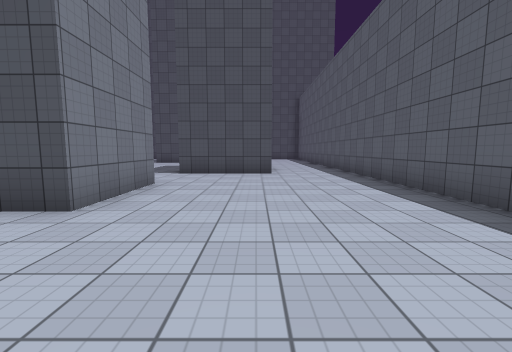
view 1 (above)

24 first-person views from a walk through a Unity game level. The camera is 1.4 m above the floor, tilts 6° down and sees 90° across. The floor is counted in squares, 1.79 m on a side. Each view is taken from the middle of a square. On the plan, view 1 faces up. The plan holds only what a view shows up to about 10 squares ahead; the rest is blank. The place goes on beyond the plan. The player is left out. Surface patterns are stand-ins for the level's own textures.

view 2
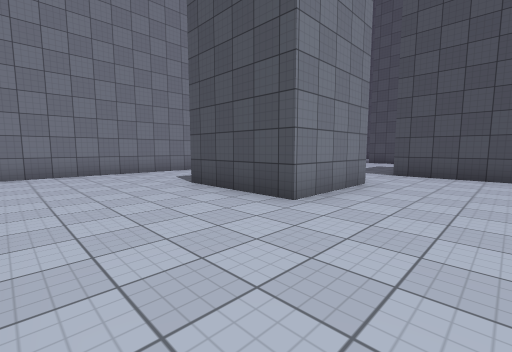

view 3
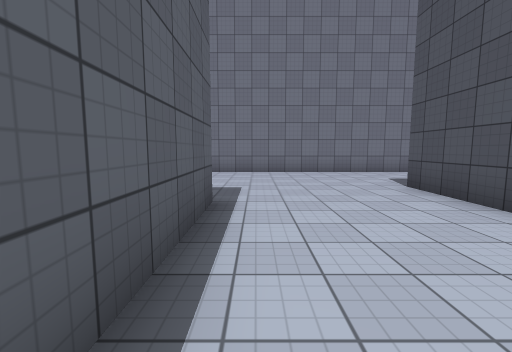

view 4
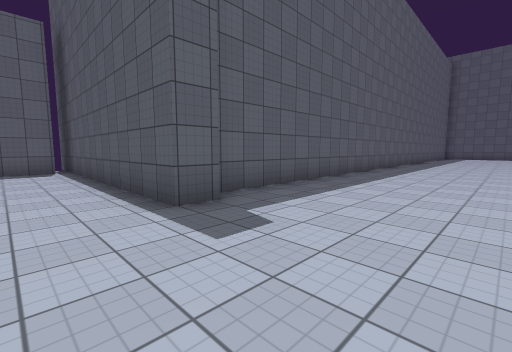

view 5
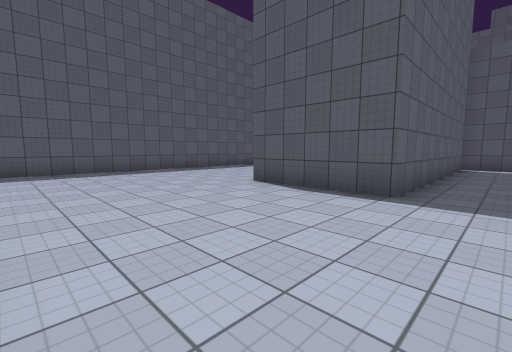

view 6
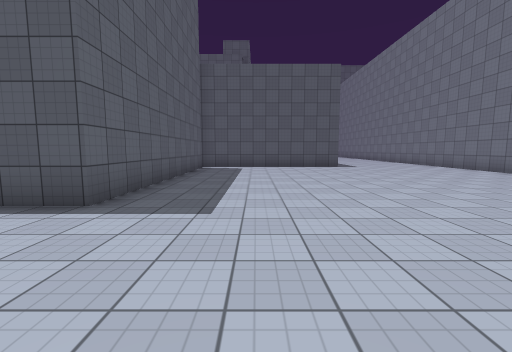

view 7
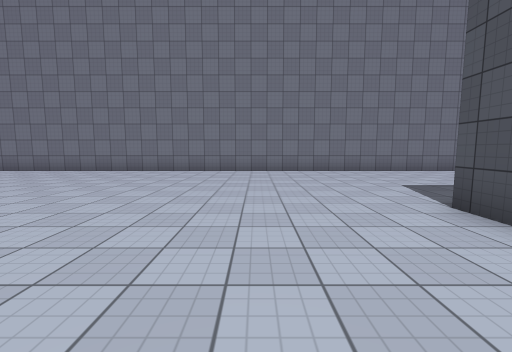

view 8
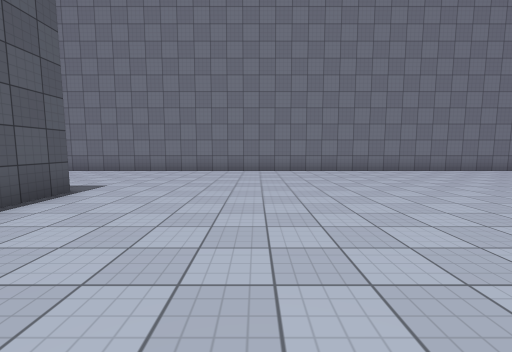

view 9
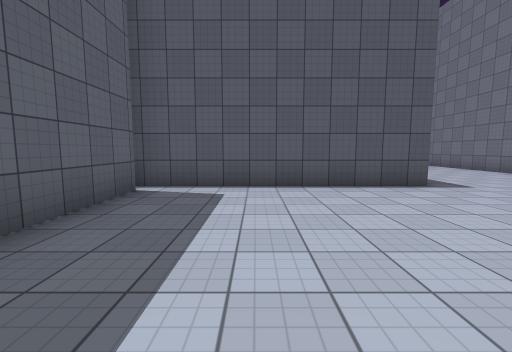

view 10
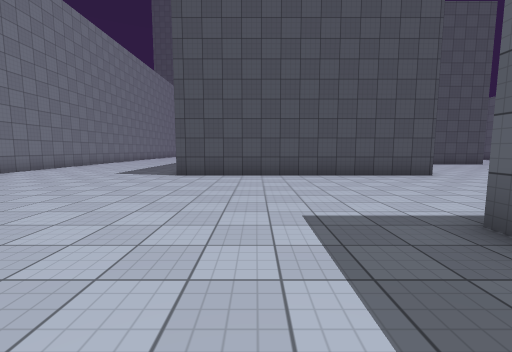

view 11
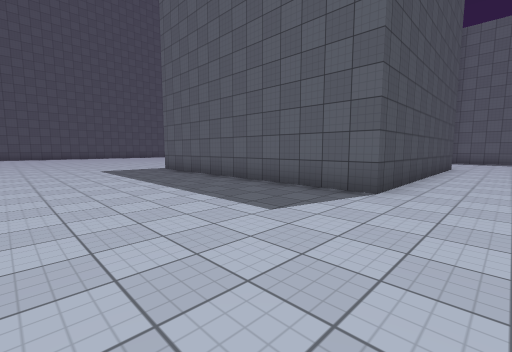

view 12
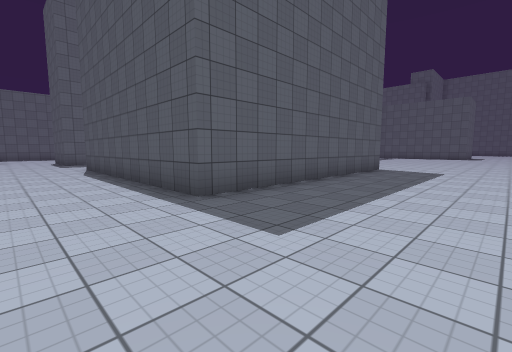

view 13
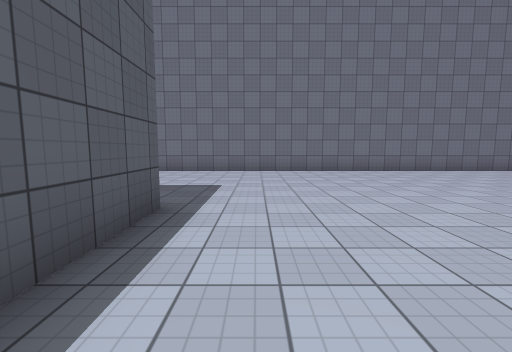

view 14
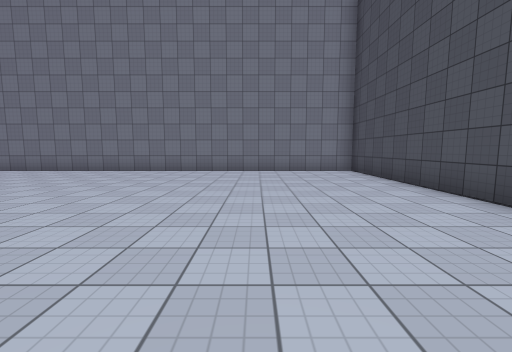

view 15
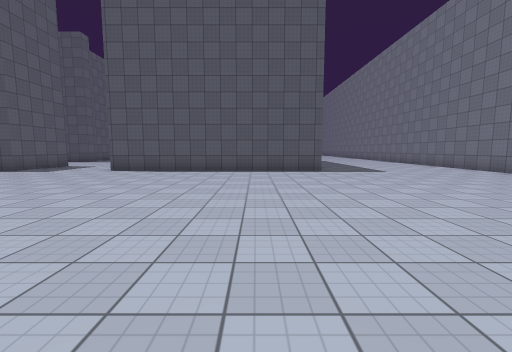

view 16
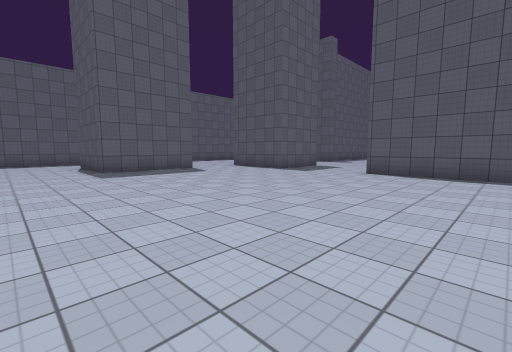

view 17
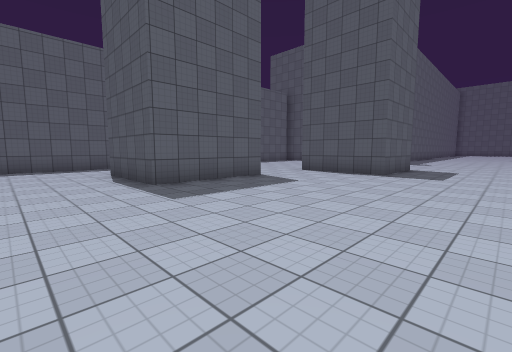

view 18
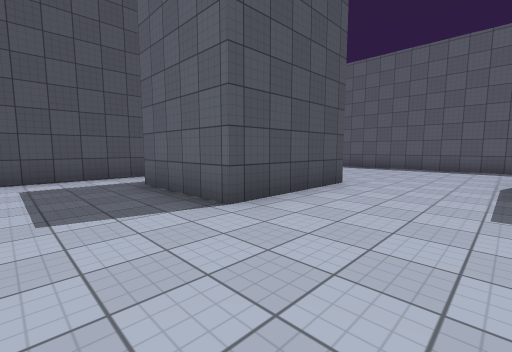

view 19
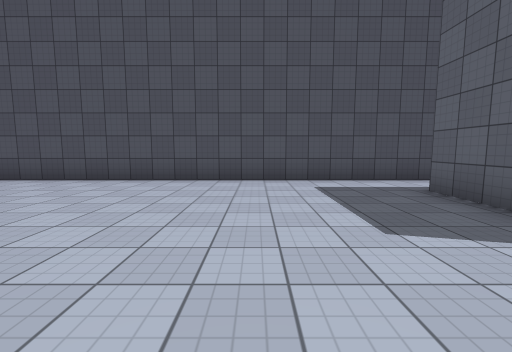

view 20
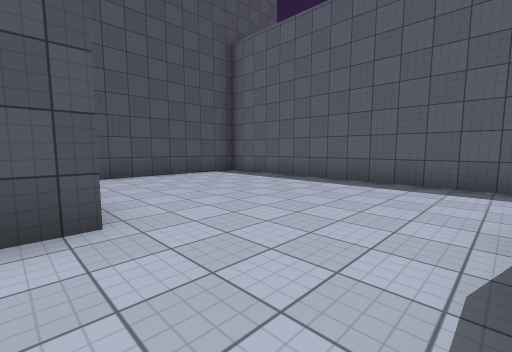

view 21
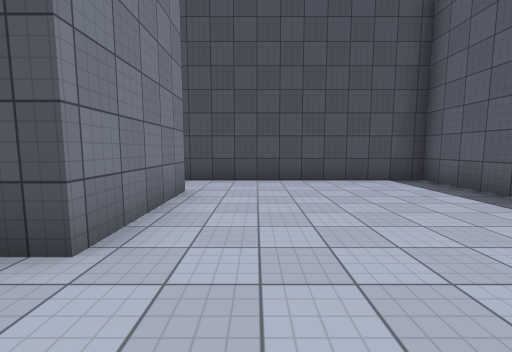

view 22
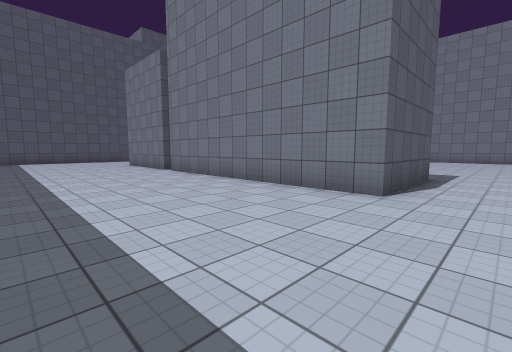

view 23
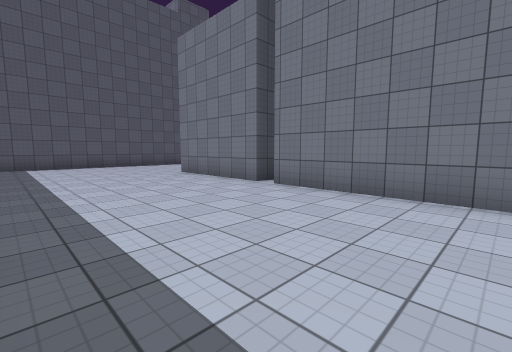

view 24
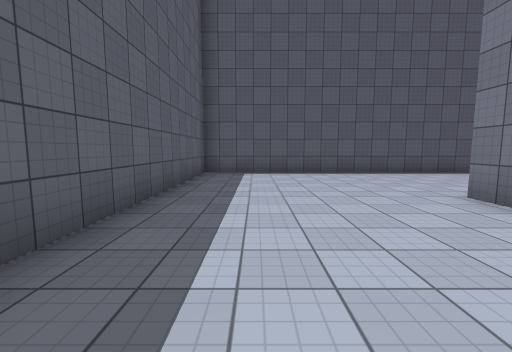

### Floor plan
Points are (right, up) in squares from view 1. A wall is a line through its corners. A room is listed if a view was taken in it or the views show most of it. See-through windows are left out.
Room 1 (views 1, 2, 3, 4, 5, 6, 7, 8, 9, 10, 11, 12, 13, 14, 15, 16, 17, 18, 19, 20, 21, 22, 23, 24)
walls: (-8.6, -2.4) (-16.4, -2.4) (-16.4, 5.7) (-8.6, 5.7); (-3.8, -1.5) (-3.8, -0.7) (3.5, -0.7); (-5.3, 3.2) (-5.3, 5.7) (-2.3, 5.7) (-2.3, 3.2) (-5.3, 3.2); (-8.7, 5.2) (-8.7, -1.5); (-3.3, -9.5) (-3.3, -1.8); (-11.7, -14.9) (-11.7, -7.5) (-8.4, -7.5) (-8.4, -14.9); (-8.4, -15.4) (-8.4, -19.1); (-17.8, -15.4) (-11.4, -15.4); (3.2, -0.2) (3.2, 1.1); (3.2, 3.1) (3.2, 19.4) (-2.9, 19.4); (0.6, 8.3) (-2.5, 8.3) (-2.5, 11.7) (0.5, 11.7); (-12.2, -23.5) (-3.3, -23.5) (-3.3, -16.6); (-2.3, 17.9) (-2.3, 14.8) (-5.7, 14.8) (-5.7, 17.9); (-4.5, 19.4) (-22.2, 19.4) (-22.2, -20.1)

Where each view was taken, in squares from view 1:
view 1: 0 up, 0 right, facing up
view 2: 0 up, 0 right, facing up-left
view 3: 0 up, 0 right, facing left
view 4: 1 up, 7 left, facing down-right
view 5: 3 down, 13 left, facing down-right
view 6: 4 down, 14 left, facing down
view 7: 5 down, 13 left, facing left
view 8: 12 down, 13 left, facing left
view 9: 10 down, 14 left, facing down
view 10: 10 down, 14 left, facing up
view 11: 4 down, 21 left, facing up-right
view 12: 8 up, 20 left, facing down-right
view 13: 7 up, 13 left, facing left
view 14: 16 up, 13 left, facing left
view 15: 15 up, 14 left, facing down
view 16: 14 up, 12 left, facing down-right
view 17: 14 up, 8 left, facing down-right
view 18: 12 up, 8 left, facing up-right
view 19: 13 up, 9 left, facing up
view 20: 12 up, 3 left, facing up-right
view 21: 13 up, 1 left, facing up
view 22: 6 down, 4 left, facing down-left
view 23: 11 down, 4 left, facing down-left
view 24: 15 down, 5 left, facing down
